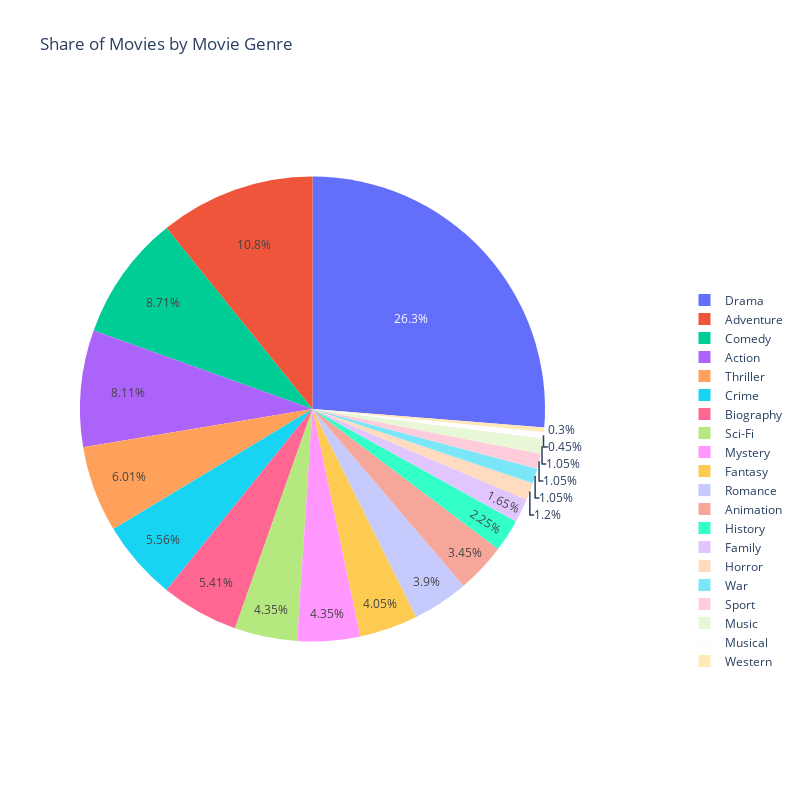

Notebook code for this chart:
### Code cell
# plotly

fig = px.pie(names=genres.value_counts().index, values=genres.value_counts().values, title="Share of Movies by Movie Genre")
fig.update_layout(height=800, width=800, legend=dict(x = 1.3, y = 0.7))
fig.show()

### Figure 1 — Plotly figure (JSON) as saved in the notebook; plotly's stock layout.template omitted (floating-point values rounded to 4 significant figures)
{"data": [{"domain": {"x": [0, 1], "y": [0, 1]}, "hovertemplate": "label=%{label}<br>value=%{value}<extra></extra>", "labels": ["Drama", "Adventure", "Comedy", "Action", "Thriller", "Crime", "Biography", "Sci-Fi", "Mystery", "Fantasy", "Romance", "Animation", "History", "Family", "Horror", "War", "Sport", "Music", "Musical", "Western"], "legendgroup": "", "name": "", "showlegend": true, "type": "pie", "values": [175, 72, 58, 54, 40, 37, 36, 29, 29, 27, 26, 23, 15, 11, 8, 7, 7, 7, 3, 2]}], "layout": {"height": 800, "legend": {"tracegroupgap": 0, "x": 1.3, "y": 0.7}, "title": {"text": "Share of Movies by Movie Genre"}, "width": 800}}
